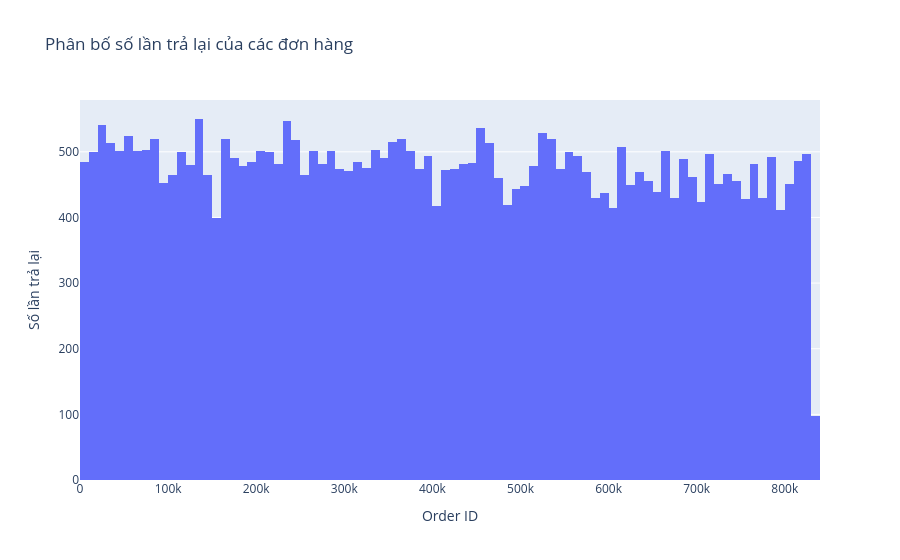

The cell this chart's notebook holds for it:
### Code cell
# 3. Vận hành
returns_df = pd.read_csv(DATA_DIR + 'returns.csv')
# Tỷ lệ trả lại (tính tổng return_id trong returns.csv so với tổng số đơn hàng trong orders.csv)
return_rate = returns_df['return_id'].nunique() / orders_df['order_id'].nunique()
# Tỷ lệ trả lại > 2 lần (đếm số order_id xuất hiện > 2 lần trong returns.csv)
returned_order_counts = returns_df['order_id'].value_counts()
returned_order_counts = returned_order_counts[returned_order_counts > 2]
# Vẽ biểu đồ phân bố số lần trả lại của các đơn hàng (histogram) kèm đường line return_rate theo từng order_id (line chart)
fig = px.histogram(returns_df, x='order_id', title='Phân bố số lần trả lại của các đơn hàng')
fig.update_layout(xaxis_title='Order ID', yaxis_title='Số lần trả lại')
fig.show()

# Tỷ lệ return
# Web traffic theo source
# Rating phân bố 1–5 sao
# Biểu đồ sử dụng: Histogram + heatmap

### Figure 1 — Plotly figure (JSON) as saved in the notebook; plotly's stock layout.template omitted (floating-point values rounded to 4 significant figures; data arrays with more than 128 entries replaced by an {"elided": "..."} marker saying what was removed)
{"data": [{"bingroup": "x", "hovertemplate": "order_id=%{x}<br>count=%{y}<extra></extra>", "legendgroup": "", "marker": {"color": "#636efa", "pattern": {"shape": ""}}, "name": "", "orientation": "v", "showlegend": false, "type": "histogram", "x": {"elided": "39939 int values"}, "xaxis": "x", "yaxis": "y"}], "layout": {"barmode": "relative", "legend": {"tracegroupgap": 0}, "title": {"text": "Phân bố số lần trả lại của các đơn hàng"}, "xaxis": {"anchor": "y", "domain": [0, 1], "title": {"text": "Order ID"}}, "yaxis": {"anchor": "x", "domain": [0, 1], "title": {"text": "Số lần trả lại"}}}}
